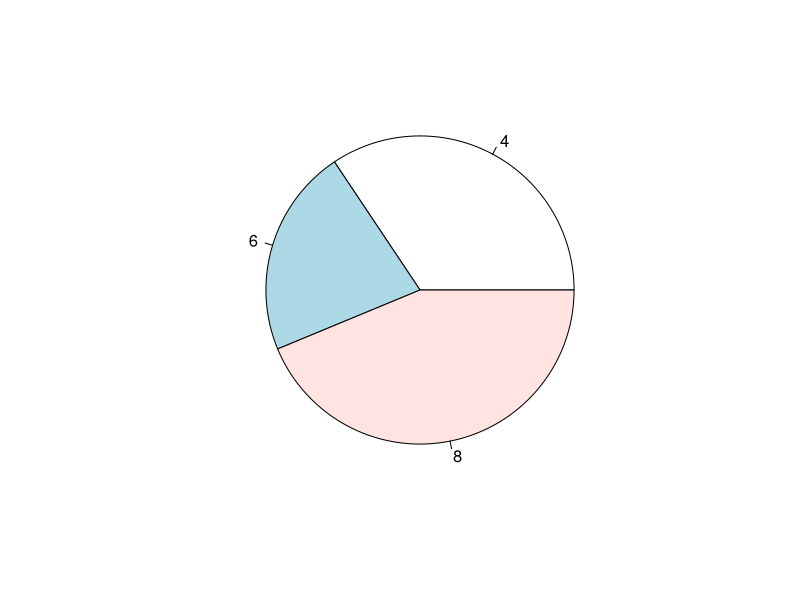
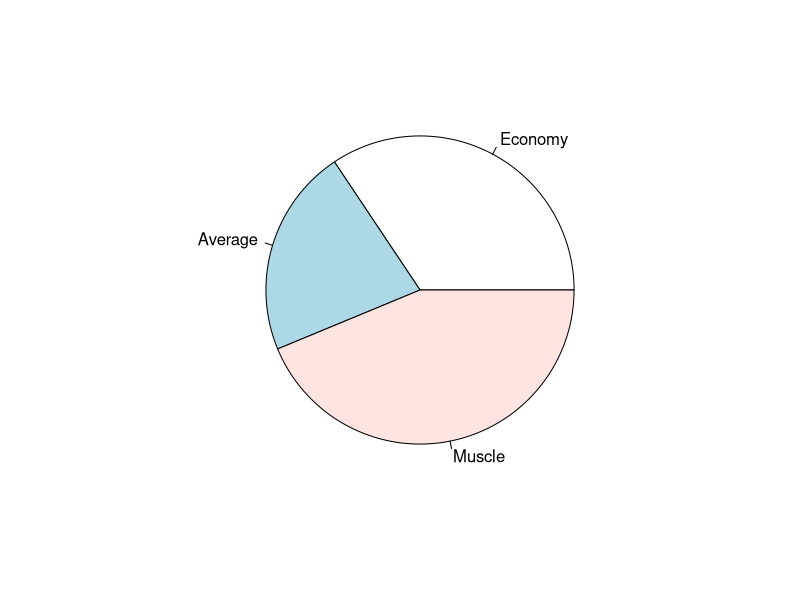
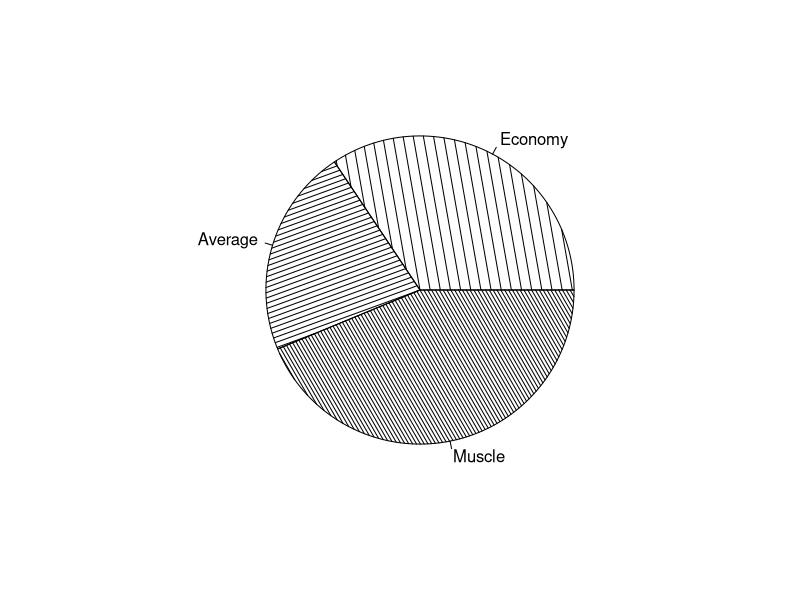

The R source for these figures, in order:
# Copyright Mark Niemann-Ross, 2017
# Author: Mark Niemann-Ross. mark.niemannross@gmail.com
# Watch the video at https://www.linkedin.com/learning/r-for-data-science-lunchbreak-lessons/data-frames-rbind?trk=insiders_215756_learning
# Discuss at https://groups.google.com/d/forum/r-for-data-science-lunchbreak-lessons
# LinkedIn: https://www.linkedin.com/in/markniemannross/
# Github: https://github.com/mnr
# More Learning: http://niemannross.com/link/mnratlil
# Description: base graphics - pie charts

pie(table(mtcars$cyl))

pie(table(mtcars$cyl),labels = c("Economy","Average","Muscle"))

pie(table(mtcars$cyl),
    labels = c("Economy","Average","Muscle"), 
    density = 10*1:3,
    angle = 100*1:3)

